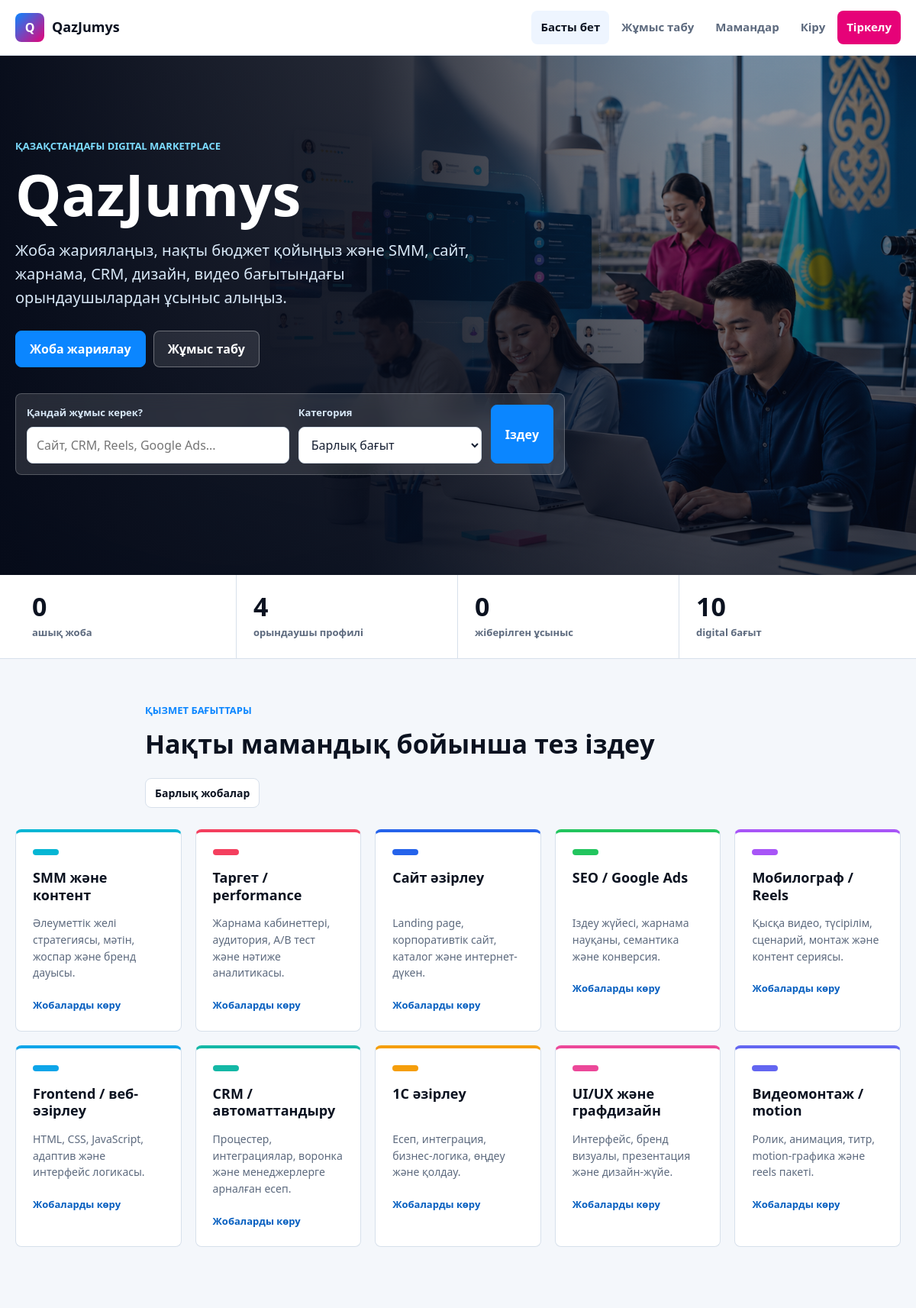
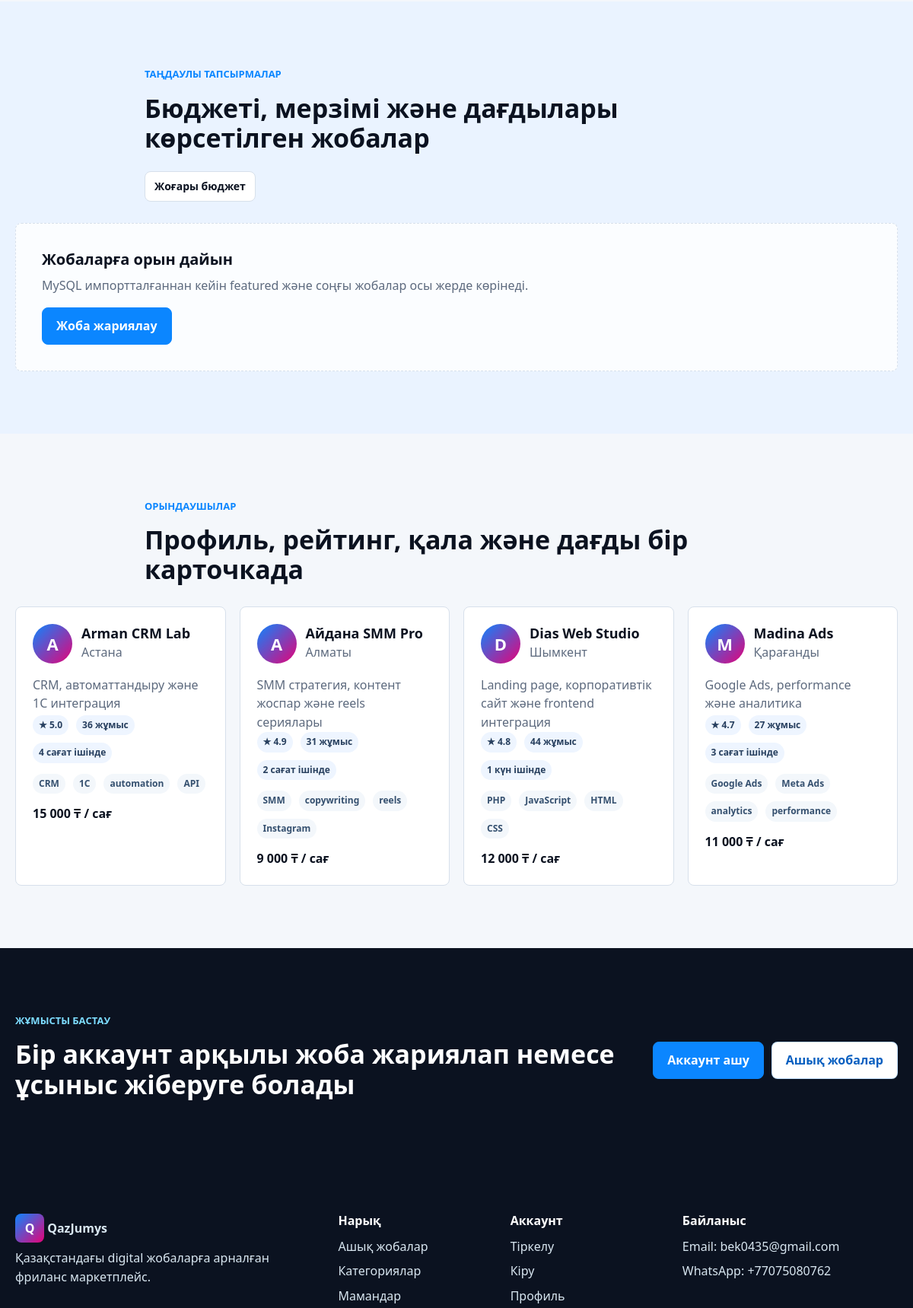
The page / (upper part) on the database its author committed (2 pictures, top to bottom).
### tables this page shows
CREATE TABLE IF NOT EXISTS categories (
    id BIGINT UNSIGNED AUTO_INCREMENT PRIMARY KEY,
    slug VARCHAR(80) NOT NULL UNIQUE,
    name VARCHAR(140) NOT NULL,
    description VARCHAR(255) NOT NULL,
    accent_color CHAR(7) NOT NULL DEFAULT '#06b6d4',
    sort_order INT UNSIGNED NOT NULL DEFAULT 100,
    is_active TINYINT(1) NOT NULL DEFAULT 1,
    created_at DATETIME NOT NULL,
    updated_at DATETIME NOT NULL,
    INDEX idx_categories_active_sort (is_active, sort_order)
);

CREATE TABLE IF NOT EXISTS users (
    id BIGINT UNSIGNED AUTO_INCREMENT PRIMARY KEY,
    role ENUM('client', 'freelancer') NOT NULL,
    name VARCHAR(120) NOT NULL,
    email VARCHAR(180) NOT NULL UNIQUE,
    password_hash VARCHAR(255) NOT NULL,
    city VARCHAR(80) NULL,
    headline VARCHAR(160) NULL,
    bio TEXT NULL,
    skills TEXT NULL,
    hourly_rate DECIMAL(12,2) NULL,
    rating DECIMAL(3,2) NOT NULL DEFAULT 0.00,
    reviews_count INT UNSIGNED NOT NULL DEFAULT 0,
    completed_projects INT UNSIGNED NOT NULL DEFAULT 0,
    response_time VARCHAR(40) NULL,
    is_verified TINYINT(1) NOT NULL DEFAULT 0,
    created_at DATETIME NOT NULL,
    updated_at DATETIME NOT NULL,
    INDEX idx_users_role (role),
    INDEX idx_users_city (city),
    INDEX idx_users_role_rating (role, rating)
);

### public/index.php (called while the page is built, shortened)
<?php
$config = require dirname(__DIR__) . DIRECTORY_SEPARATOR . 'app' . DIRECTORY_SEPARATOR . 'bootstrap.php';
$page = preg_replace('/[^a-z0-9-]/', '', (string) ($_GET['page'] ?? 'home')) ?: 'home';
$user = Auth::user();
$dbReady = false;
$dbNotice = null;
$categories = CategoryRepository::fallback();
$projects = [];
$featuredProjects = [];
$topFreelancers = [];
$recommendedProjects = [];
$marketplaceStats = [
    'open_projects' => 0,
    'proposals' => 0,
    'freelancers' => 0,
    'categories' => count($categories),
];
$projectFilters = [
    'category_id' => $_GET['category_id'] ?? null,
    'q' => trim((string) ($_GET['q'] ?? '')),
    'project_type' => $_GET['project_type'] ?? '',
    'experience_level' => $_GET['experience_level'] ?? '',
    'budget_min' => is_numeric($_GET['budget_min'] ?? null) ? (float) $_GET['budget_min'] : null,
    'budget_max' => is_numeric($_GET['budget_max'] ?? null) ? (float) $_GET['budget_max'] : null,
    'sort' => $_GET['sort'] ?? 'latest',
];
$dashboardStats = ['projects' => 0, 'proposals' => 0, 'open_market' => 0];
$profile = $user;
$myProjects = [];
$myProposals = [];
try {
    $pdo = Database::connection($config['database']);
    $dbReady = true;
    $categoryRepository = new CategoryRepository($pdo);
    $projectRepository = new ProjectRepository($pdo);
    $userRepository = new UserRepository($pdo);
    $categories = $categoryRepository->all();
    $marketplaceStats = $projectRepository->marketplaceStats();
    if ($page === 'home') {
        $projects = $projectRepository->latestOpen(6);
        $featuredProjects = $projectRepository->featuredOpen(3);
        $topFreelancers = $userRepository->topFreelancers(4);
    }
} catch (Throwable $exception) {
    $dbNotice = 'MySQL баптауы аяқталмаған. .env файлын жасап, database/schema.sql және database/seed.sql импорттаңыз.';
}
$routes = [
    'home' => ['view' => 'home', 'title' => 'Қазақстан фриланс порталы'],
    'register' => ['view' => 'auth-register', 'title' => 'Тіркелу'],
    'login' => ['view' => 'auth-login', 'title' => 'Кіру'],
    'projects' => ['view' => 'projects', 'title' => 'Жобалар'],
    'project-create' => ['view' => 'project-create', 'title' => 'Жоба жариялау'],
    'dashboard' => ['view' => 'dashboard', 'title' => 'Жеке кабинет'],
    'profile' => ['view' => 'profile', 'title' => 'Профиль'],
];
$route = $routes[$page] ?? $routes['home'];
render_view($route['view'], [
    'pageTitle' => $route['title'],
    'config' => $config,
    'user' => $user,
    'dbReady' => $dbReady,
    'dbNotice' => $dbNotice,
    'categories' => $categories,
    'projects' => $projects,
    'featuredProjects' => $featuredProjects,
    'topFreelancers' => $topFreelancers,
    'recommendedProjects' => $recommendedProjects,
    'marketplaceStats' => $marketplaceStats,
    'projectFilters' => $projectFilters,
    'dashboardStats' => $dashboardStats,
    'profile' => $profile,
    'myProjects' => $myProjects,
    'myProposals' => $myProposals,
]);

### app/Core/Auth.php (called while the page is built, shortened)
<?php
final class Auth
{
    public static function user(): ?array
    {
        return $_SESSION['user'] ?? null;
    }
}

### app/Repositories/ProjectRepository.php (called while the page is built, shortened)
<?php
final class ProjectRepository
{
    public function marketplaceStats(): array
    {
        $statement = $this->pdo->query(
            'SELECT
                (SELECT COUNT(*) FROM projects WHERE status = "open") AS open_projects,
                (SELECT COUNT(*) FROM proposals) AS proposals,
                (SELECT COUNT(*) FROM users WHERE role = "freelancer") AS freelancers,
                (SELECT COUNT(*) FROM categories WHERE is_active = 1) AS categories'
        );
        $stats = $statement->fetch() ?: [];
        return [
            'open_projects' => (int) ($stats['open_projects'] ?? 0),
            'proposals' => (int) ($stats['proposals'] ?? 0),
            'freelancers' => (int) ($stats['freelancers'] ?? 0),
            'categories' => (int) ($stats['categories'] ?? 0),
        ];
    }
}

### app/Repositories/CategoryRepository.php (called while the page is built, shortened)
<?php
final class CategoryRepository
{
    public function all(): array
    {
        $statement = $this->pdo->query('SELECT id, slug, name, description, accent_color FROM categories WHERE is_active = 1 ORDER BY sort_order, name');
        return $statement->fetchAll();
    }
}

### app/Repositories/UserRepository.php (called while the page is built, shortened)
<?php
final class UserRepository
{
    public function topFreelancers(int $limit = 4): array
    {
        $statement = $this->pdo->prepare(
            'SELECT id, name, city, headline, skills, hourly_rate, rating, reviews_count, completed_projects, response_time, is_verified
             FROM users
             WHERE role = "freelancer"
             ORDER BY is_verified DESC, rating DESC, completed_projects DESC, created_at DESC
             LIMIT :limit'
        );
        $statement->bindValue('limit', $limit, PDO::PARAM_INT);
        $statement->execute();
        return $statement->fetchAll();
    }
}

### app/Views/home.php (the view, shortened to what this page needs)
<?php
$stats = $marketplaceStats ?? ['open_projects' => 0, 'proposals' => 0, 'freelancers' => 0, 'categories' => count($categories)];
$highlightedProjects = !empty($featuredProjects) ? $featuredProjects : $projects;
?>
<section class="hero">
    <div class="hero-media" aria-hidden="true">
        <img src="<?= e(asset('img/hero-marketplace.png')) ?>" alt="">
    </div>
    <div class="container hero-grid">
        <div class="hero-copy">
            <span class="eyebrow">Қазақстандағы digital marketplace</span>
            <h1>QazJumys</h1>
            <p>Жоба жариялаңыз, нақты бюджет қойыңыз және SMM, сайт, жарнама, CRM, дизайн, видео бағытындағы орындаушылардан ұсыныс алыңыз.</p>
            <div class="hero-actions">
                <a class="btn btn-primary" href="<?= e($user ? url_for('project-create') : url_for('register')) ?>">Жоба жариялау</a>
                <a class="btn btn-ghost" href="<?= e(url_for('projects')) ?>">Жұмыс табу</a>
            </div>
            <form class="market-search" action="index.php" method="get">
                <label>
                    <span>Қандай жұмыс керек?</span>
                    <input type="search" name="q" placeholder="Сайт, CRM, Reels, Google Ads...">
                </label>
                <label>
                    <span>Категория</span>
                    <select name="category_id">
                        <option value="">Барлық бағыт</option>
                    </select>
                </label>
                <button class="btn btn-primary" type="submit">Іздеу</button>
            </form>
        </div>
    </div>
</section>
<section class="market-strip" aria-label="QazJumys көрсеткіштері">
    <div class="container market-strip-grid">
        <div>
            <strong><?= (int) $stats['open_projects'] ?></strong>
            <span>ашық жоба</span>
        </div>
        <div>
            <strong><?= (int) $stats['freelancers'] ?></strong>
            <span>орындаушы профилі</span>
        </div>
        <div>
            <strong><?= (int) $stats['proposals'] ?></strong>
            <span>жіберілген ұсыныс</span>
        </div>
        <div>
            <strong><?= (int) $stats['categories'] ?></strong>
            <span>digital бағыт</span>
        </div>
    </div>
</section>
<section id="categories" class="section section-tight">
    <div class="container section-heading row-heading">
        <div>
            <span class="eyebrow">Қызмет бағыттары</span>
            <h2>Нақты мамандық бойынша тез іздеу</h2>
        </div>
        <a class="btn btn-small" href="<?= e(url_for('projects')) ?>">Барлық жобалар</a>
    </div>
    <div class="container category-grid">
        <?php foreach ($categories as $category): ?>
            <a class="category-card" href="<?= e(url_for('projects', ['category_id' => $category['id']])) ?>" style="--accent: <?= e($category['accent_color'] ?? '#06b6d4') ?>">
                <span class="category-dot"></span>
                <h3><?= e($category['name']) ?></h3>
                <p><?= e($category['description']) ?></p>
                <span class="category-link">Жобаларды көру</span>
            </a>
        <?php endforeach; ?>
    </div>
</section>
<section class="section band">
    <div class="container section-heading row-heading">
        <div>
            <span class="eyebrow">Таңдаулы тапсырмалар</span>
            <h2>Бюджеті, мерзімі және дағдылары көрсетілген жобалар</h2>
        </div>
        <a class="btn btn-small" href="<?= e(url_for('projects', ['sort' => 'budget_high'])) ?>">Жоғары бюджет</a>
    </div>
    <div class="container project-grid">
        <?php if (!empty($highlightedProjects)): ?>
            <?php foreach (array_slice($highlightedProjects, 0, 3) as $project): ?>
                <article class="project-card project-card-featured">
                    <div class="project-meta">
                        <span><?= e($project['category_name']) ?></span>
                        <?php if (!empty($project['is_urgent'])): ?>
                            <span class="badge-hot">Жедел</span>
                        <?php endif; ?>
                    </div>
                    <h3><?= e($project['title']) ?></h3>
                    <p><?= e(mb_substr((string) $project['description'], 0, 150, 'UTF-8')) ?>...</p>
                    <div class="chip-row">
                        <span><?= e(project_type_label((string) $project['project_type'])) ?></span>
                        <span><?= e(experience_level_label((string) $project['experience_level'])) ?></span>
                        <span><?= (int) $project['deadline_days'] ?> күн</span>
                    </div>
                    <div class="skill-row">
                        <?php foreach (skill_chips($project['skills'] ?? '', 3) as $skill): ?>
                            <span><?= e($skill) ?></span>
                        <?php endforeach; ?>
                    </div>
                    <div class="project-footer">
                        <strong><?= e(format_money($project['budget_min'])) ?> - <?= e(format_money($project['budget_max'])) ?></strong>
                        <span><?= (int) $project['proposals_count'] ?> ұсыныс</span>
                    </div>
                </article>
            <?php endforeach; ?>
        <?php else: ?>
            <div class="empty-state">
                <h3>Жобаларға орын дайын</h3>
                <p>MySQL импортталғаннан кейін featured және соңғы жобалар осы жерде көрінеді.</p>
                <a class="btn btn-primary" href="<?= e($user ? url_for('project-create') : url_for('register')) ?>">Жоба жариялау</a>
            </div>
        <?php endif; ?>
    </div>
</section>
<section id="talent" class="section">
    <div class="container section-heading">
        <span class="eyebrow">Орындаушылар</span>
        <h2>Профиль, рейтинг, қала және дағды бір карточкада</h2>
    </div>
    <div class="container talent-grid">
        <?php if (!empty($topFreelancers)): ?>
            <?php foreach ($topFreelancers as $freelancer): ?>
                <article class="talent-card">
                    <div class="talent-top">
                        <div class="avatar small"><?= e(mb_strtoupper(mb_substr((string) $freelancer['name'], 0, 1, 'UTF-8'), 'UTF-8')) ?></div>
                        <div>
                            <h3><?= e($freelancer['name']) ?></h3>
                            <p><?= e($freelancer['city'] ?: 'Қазақстан') ?></p>
                        </div>
                    </div>
                    <p class="talent-headline"><?= e($freelancer['headline'] ?? '') ?></p>
                    <div class="talent-stats">
                        <span>★ <?= number_format((float) $freelancer['rating'], 1) ?></span>
                        <span><?= (int) $freelancer['completed_projects'] ?> жұмыс</span>
                        <span><?= e($freelancer['response_time'] ?? 'Жауап береді') ?></span>
                    </div>
                    <div class="skill-row">
                        <?php foreach (skill_chips($freelancer['skills'] ?? '', 4) as $skill): ?>
                            <span><?= e($skill) ?></span>
                        <?php endforeach; ?>
                    </div>
                    <?php if (!empty($freelancer['hourly_rate'])): ?>
                        <strong class="rate"><?= e(format_money($freelancer['hourly_rate'])) ?> / сағ</strong>
                    <?php endif; ?>
                </article>
            <?php endforeach; ?>
        <?php endif; ?>
    </div>
</section>
<section class="section final-cta">
    <div class="container final-cta-grid">
        <div>
            <span class="eyebrow">Жұмысты бастау</span>
            <h2>Бір аккаунт арқылы жоба жариялап немесе ұсыныс жіберуге болады</h2>
        </div>
        <div class="hero-actions">
            <a class="btn btn-primary" href="<?= e(url_for('register')) ?>">Аккаунт ашу</a>
            <a class="btn btn-ghost" href="<?= e(url_for('projects')) ?>">Ашық жобалар</a>
        </div>
    </div>
</section>

### rows shown on the page
categories: name "SMM және контент", description "Әлеуметтік желі стратегиясы, мәтін, жоспар және бренд дауысы."
categories: name "Таргет / performance", description "Жарнама кабинеттері, аудитория, A/B тест және нәтиже аналитикасы."
categories: name "Сайт әзірлеу", description "Landing page, корпоративтік сайт, каталог және интернет-дүкен."
categories: name "SEO / Google Ads", description "Іздеу жүйесі, жарнама науқаны, семантика және конверсия."
categories: name "Мобилограф / Reels", description "Қысқа видео, түсірілім, сценарий, монтаж және контент сериясы."
categories: name "Frontend / веб-әзірлеу", description "HTML, CSS, JavaScript, адаптив және интерфейс логикасы."
categories: name "CRM / автоматтандыру", description "Процестер, интеграциялар, воронка және менеджерлерге арналған есеп."
categories: name "1C әзірлеу", description "Есеп, интеграция, бизнес-логика, өңдеу және қолдау."
categories: name "UI/UX және графдизайн", description "Интерфейс, бренд визуалы, презентация және дизайн-жүйе."
categories: name "Видеомонтаж / motion", description "Ролик, анимация, титр, motion-графика және reels пакеті."
users: name "A", name "Arman CRM Lab", city "Астана", headline "CRM, автоматтандыру және 1C интеграция", rating "5.0", completed_projects "36", response_time "4 сағат ішінде", skills "CRM", skills "1C", skills "automation", skills "API", hourly_rate "15 000 ₸"
users: name "А", name "Айдана SMM Pro", city "Алматы", headline "SMM стратегия, контент жоспар және reels сериялары", rating "4.9", completed_projects "31", response_time "2 сағат ішінде", skills "SMM", skills "copywriting", skills "reels", skills "Instagram", hourly_rate "9 000 ₸"
users: name "D", name "Dias Web Studio", city "Шымкент", headline "Landing page, корпоративтік сайт және frontend интеграция", rating "4.8", completed_projects "44", response_time "1 күн ішінде", skills "PHP", skills "JavaScript", skills "HTML", skills "CSS", hourly_rate "12 000 ₸"
users: name "M", name "Madina Ads", city "Қарағанды", headline "Google Ads, performance және аналитика", rating "4.7", completed_projects "27", response_time "3 сағат ішінде", skills "Google Ads", skills "Meta Ads", skills "analytics", skills "performance", hourly_rate "11 000 ₸"

### other values the page prints
$stats['open_projects'] "0"
$stats['freelancers'] "4"
$stats['proposals'] "0"
$stats['categories'] "10"
$config['app']['mail_to'] "bek0435@gmail.com"
$config['app']['whatsapp_default'] "+77075080762"
